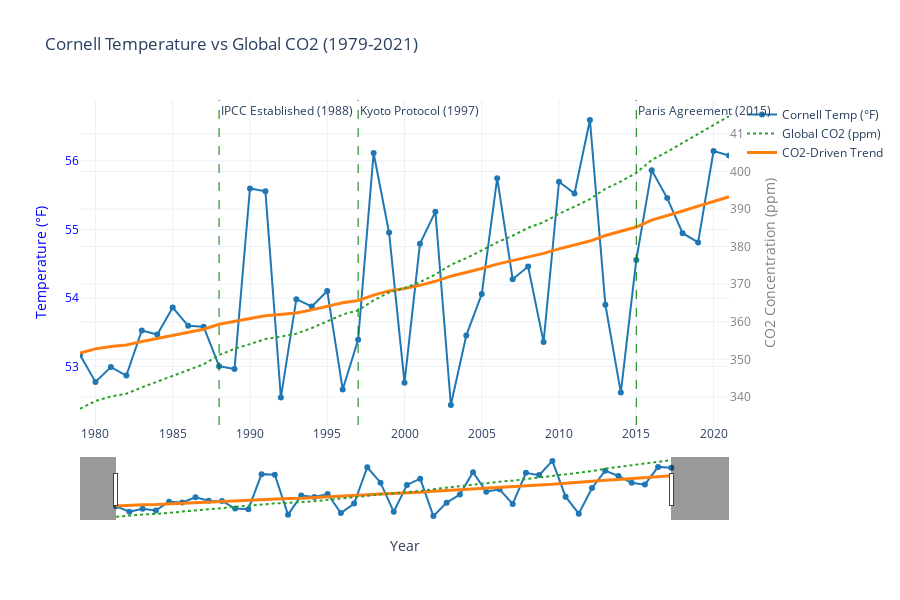

Source (notebook cell):
### Markdown cell above
### Part C: Interactive Climate Correlation Visualization

### Code cell
# Load NOAA CO2 data
co2_df = pd.read_csv(
    'https://gml.noaa.gov/webdata/ccgg/trends/co2/co2_annmean_gl.csv', 
    skiprows=38, 
    names=['year', 'co2', 'unc'], 
    engine='python', 
    skipfooter=2
)

# Load NASA global temperature data
temp_df = pd.read_csv(
    'https://data.giss.nasa.gov/gistemp/tabledata_v4/GLB.Ts+dSST.csv',
    skiprows=1,
    usecols=['Year', 'J-D'],
    na_values=['***', '****', '*****', '******']
).rename(columns={'Year': 'year', 'J-D': 'global_anomaly'})

# Process and merge data
cornell_df = weather_df.groupby('year')['Ftemp'].mean().reset_index()
merged_df = (cornell_df
          .merge(co2_df, on='year')
          .merge(temp_df, on='year')
          .dropna()
          .query('year >= 1979'))  

# Train climate model
model = LinearRegression()
model.fit(merged_df[['co2']], merged_df['Ftemp'])
merged_df['predicted_temp'] = model.predict(merged_df[['co2']])

# Create interactive visualization
fig = go.Figure()

fig.add_trace(go.Scatter(
    x=merged_df['year'], y=merged_df['Ftemp'],
    name='Cornell Temp (°F)',
    mode='lines+markers',
    line=dict(color='#1f77b4'),
    hovertemplate="%{y:.1f}°F in %{x}<extra></extra>"
))

fig.add_trace(go.Scatter(
    x=merged_df['year'], y=merged_df['co2'],
    name='Global CO2 (ppm)',
    yaxis='y2',
    line=dict(color='#2ca02c', dash='dot'),
    hovertemplate="%{y:.1f} ppm CO2 in %{x}<extra></extra>"
))

# Add climate model projection
fig.add_trace(go.Scatter(
    x=merged_df['year'], y=merged_df['predicted_temp'],
    name='CO2-Driven Trend',
    line=dict(color='#ff7f0e', width=3),
    hovertemplate="Model: %{y:.1f}°F in %{x}<extra></extra>"
))

# Add climate milestones
milestones = [
    {'year': 1988, 'text': 'IPCC Established (1988)'},
    {'year': 1997, 'text': 'Kyoto Protocol (1997)'},
    {'year': 2015, 'text': 'Paris Agreement (2015)'}
]

for milestone in milestones:
    fig.add_vline(
        x=milestone['year'], 
        line=dict(color='green', width=1, dash='dash'),
        annotation=dict(text=milestone['text'], xanchor='left')
    )

fig.update_layout(
    title='Cornell Temperature vs Global CO2 (1979-2021)',
    xaxis=dict(
        title='Year',
        rangeslider=dict(visible=True),
        range=[1979, 2021]
    ),
    yaxis=dict(
        title='Temperature (°F)',
        color='blue'
    ),
    yaxis2=dict(
        title='CO2 Concentration (ppm)',
        overlaying='y',
        side='right',
        color='gray'
    ),
    hovermode='x unified',
    template='plotly_white',
    height=600
)

fig.show()

### Figure 1 — Plotly figure (JSON) as saved in the notebook; plotly's stock layout.template omitted (floating-point values rounded to 4 significant figures)
{"data": [{"hovertemplate": "%{y:.1f}°F in %{x}<extra></extra>", "line": {"color": "#1f77b4"}, "mode": "lines+markers", "name": "Cornell Temp (°F)", "type": "scatter", "x": [1979, 1980, 1981, 1982, 1983, 1984, 1985, 1986, 1987, 1988, 1989, 1990, 1991, 1992, 1993, 1994, 1995, 1996, 1997, 1998, 1999, 2000, 2001, 2002, 2003, 2004, 2005, 2006, 2007, 2008, 2009, 2010, 2011, 2012, 2013, 2014, 2015, 2016, 2017, 2018, 2019, 2020, 2021], "y": [53.17, 52.77, 52.99, 52.87, 53.53, 53.46, 53.86, 53.59, 53.58, 53.0, 52.96, 55.6, 55.56, 52.55, 53.98, 53.87, 54.1, 52.66, 53.39, 56.11, 54.96, 52.76, 54.79, 55.26, 52.44, 53.45, 54.06, 55.75, 54.27, 54.46, 53.36, 55.7, 55.52, 56.6, 53.9, 52.62, 54.55, 55.86, 55.46, 54.94, 54.81, 56.15, 56.08]}, {"hovertemplate": "%{y:.1f} ppm CO2 in %{x}<extra></extra>", "line": {"color": "#2ca02c", "dash": "dot"}, "name": "Global CO2 (ppm)", "type": "scatter", "x": [1979, 1980, 1981, 1982, 1983, 1984, 1985, 1986, 1987, 1988, 1989, 1990, 1991, 1992, 1993, 1994, 1995, 1996, 1997, 1998, 1999, 2000, 2001, 2002, 2003, 2004, 2005, 2006, 2007, 2008, 2009, 2010, 2011, 2012, 2013, 2014, 2015, 2016, 2017, 2018, 2019, 2020, 2021], "y": [336.9, 338.9, 340.1, 340.9, 342.5, 344.1, 345.5, 347.0, 348.7, 351.2, 352.8, 354.1, 355.4, 356.1, 356.8, 358.3, 360.2, 361.9, 363.0, 365.7, 367.8, 369.0, 370.6, 372.6, 375.1, 376.9, 379.0, 381.1, 382.9, 385.0, 386.5, 388.8, 390.6, 392.6, 395.4, 397.3, 399.6, 403.1, 405.2, 407.6, 410.1, 412.4, 414.7], "yaxis": "y2"}, {"hovertemplate": "Model: %{y:.1f}°F in %{x}<extra></extra>", "line": {"color": "#ff7f0e", "width": 3}, "name": "CO2-Driven Trend", "type": "scatter", "x": [1979, 1980, 1981, 1982, 1983, 1984, 1985, 1986, 1987, 1988, 1989, 1990, 1991, 1992, 1993, 1994, 1995, 1996, 1997, 1998, 1999, 2000, 2001, 2002, 2003, 2004, 2005, 2006, 2007, 2008, 2009, 2010, 2011, 2012, 2013, 2014, 2015, 2016, 2017, 2018, 2019, 2020, 2021], "y": [53.2, 53.26, 53.29, 53.31, 53.36, 53.41, 53.45, 53.49, 53.54, 53.62, 53.66, 53.7, 53.74, 53.76, 53.78, 53.83, 53.88, 53.93, 53.96, 54.04, 54.1, 54.14, 54.18, 54.24, 54.32, 54.37, 54.43, 54.49, 54.54, 54.61, 54.65, 54.72, 54.77, 54.83, 54.91, 54.97, 55.04, 55.14, 55.2, 55.27, 55.34, 55.41, 55.48]}], "layout": {"annotations": [{"showarrow": false, "text": "IPCC Established (1988)", "x": 1988, "xanchor": "left", "xref": "x", "y": 1, "yanchor": "top", "yref": "y domain"}, {"showarrow": false, "text": "Kyoto Protocol (1997)", "x": 1997, "xanchor": "left", "xref": "x", "y": 1, "yanchor": "top", "yref": "y domain"}, {"showarrow": false, "text": "Paris Agreement (2015)", "x": 2015, "xanchor": "left", "xref": "x", "y": 1, "yanchor": "top", "yref": "y domain"}], "height": 600, "hovermode": "x unified", "shapes": [{"line": {"color": "green", "dash": "dash", "width": 1}, "type": "line", "x0": 1988, "x1": 1988, "xref": "x", "y0": 0, "y1": 1, "yref": "y domain"}, {"line": {"color": "green", "dash": "dash", "width": 1}, "type": "line", "x0": 1997, "x1": 1997, "xref": "x", "y0": 0, "y1": 1, "yref": "y domain"}, {"line": {"color": "green", "dash": "dash", "width": 1}, "type": "line", "x0": 2015, "x1": 2015, "xref": "x", "y0": 0, "y1": 1, "yref": "y domain"}], "title": {"text": "Cornell Temperature vs Global CO2 (1979-2021)"}, "xaxis": {"range": [1979, 2021], "rangeslider": {"visible": true}, "title": {"text": "Year"}}, "yaxis": {"color": "blue", "title": {"text": "Temperature (°F)"}}, "yaxis2": {"color": "gray", "overlaying": "y", "side": "right", "title": {"text": "CO2 Concentration (ppm)"}}}}
